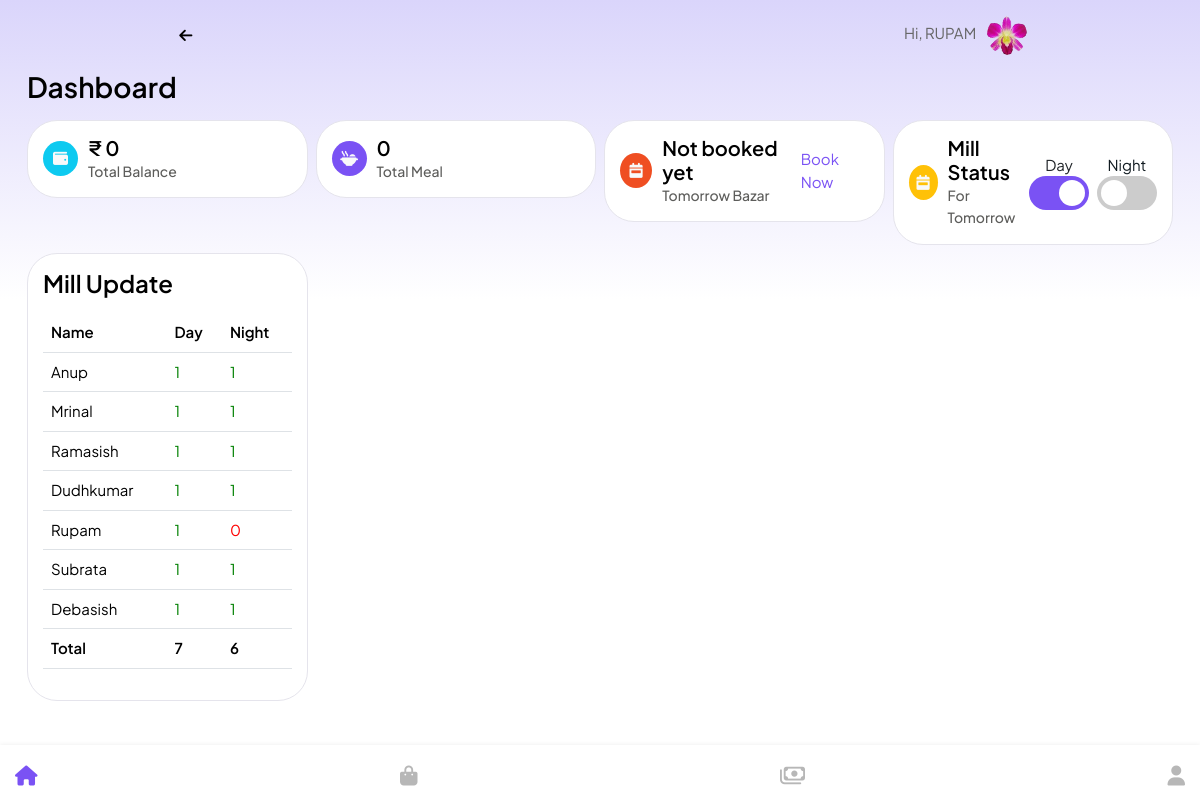
Before: /dashboard/ (signed in) with the older database file.
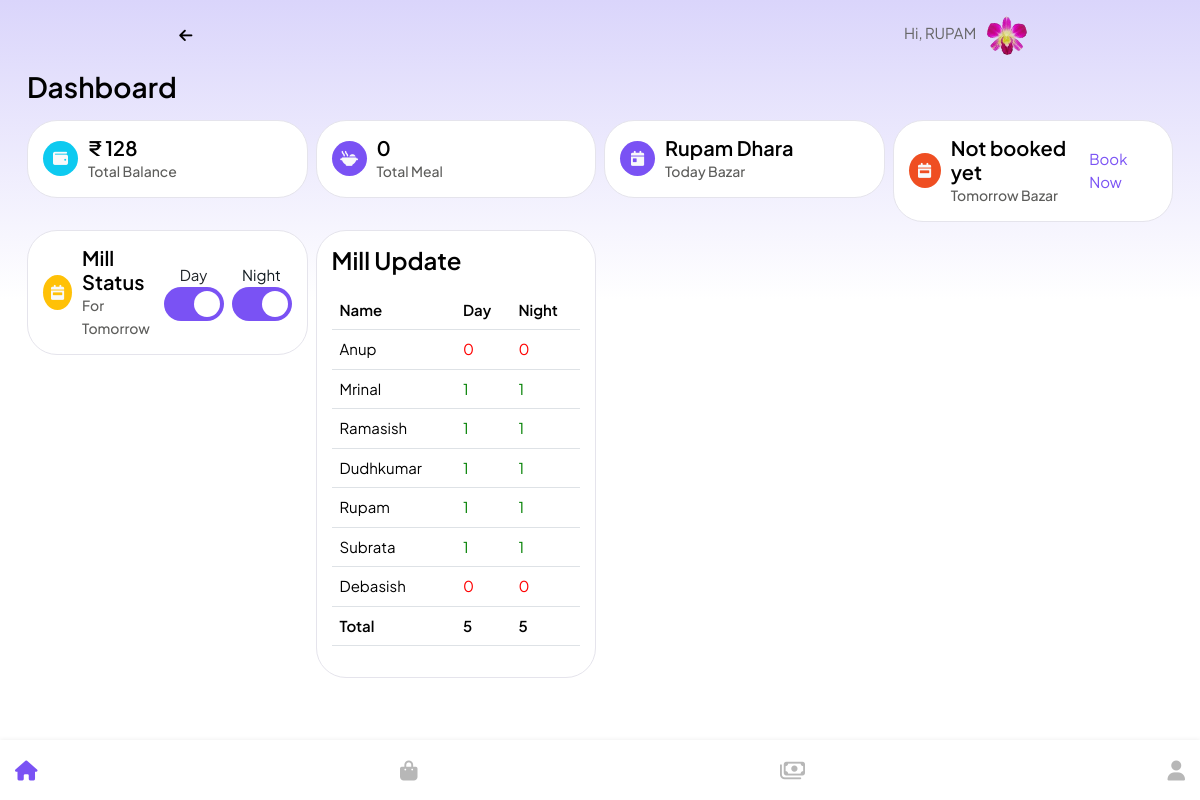
After: the same page with the newer database file.
### account/models.py (models this page shows, shortened)
class UserInfo(models.Model):
    user = models.OneToOneField(User, on_delete=models.CASCADE, primary_key=True)
    profile = models.ImageField(upload_to='profile/', null=True, blank=True)
    day = models.BooleanField(default=True)
    night = models.BooleanField(default=True)

### core/models.py (models this page shows, shortened)
class Bazar(models.Model):
    date = models.DateField(unique=True)
    user = models.ForeignKey(User, on_delete=models.CASCADE)
    amount = models.IntegerField()

### core/views.py (the view)
# urls.py: path('dashboard/', dashboard, name='dashboard'),
@login_required
def dashboard(request):
    bazars = Bazar.objects.filter(date__month=c_m, user_id=request.user.id)
    total_bazar = bazars.aggregate(Sum('amount'))['amount__sum'] if bazars else 0
    mills = Mill.objects.filter(user_id=request.user.id, date__month=c_m)
    total_mill = mills.aggregate(Sum('mill_count'))['mill_count__sum'] if mills else 0
    exps = Establish.objects.filter(date__month=c_m, user_id=request.user.id)
    total_exp = exps.aggregate(Sum('amount'))['amount__sum'] if exps else 0
    total_diposit = total_bazar+total_exp
    upc_bazar = Bazar.objects.filter(date__month=c_m, date__gt=datetime.now(), user_id=request.user.id, amount=0)
    try:
        today_bazar = Bazar.objects.get(date=datetime.today())
    except Bazar.DoesNotExist:
        today_bazar = ''
    tmr_bazar = Bazar.objects.filter(date__month=c_m, date__day=datetime.now().day+1)
    userinfo = UserInfo.objects.get(user_id=request.user.id)
    infos = UserInfo.objects.all()
    day_count = UserInfo.objects.filter(day=True).count()
    night_count = UserInfo.objects.filter(night=True).count()
    try:
        bill = Bill.objects.get(date__month=datetime.now().month-1, user=request.user)
    except Bill.DoesNotExist:
        bill = ''
    data = {
        'total_diposit' : total_diposit,
        'total_mill' : total_mill,
        'upc_bazar' : upc_bazar,
        'today_bazar' : today_bazar,
        'tmr_bazar' : tmr_bazar,
        'day' : userinfo.day,
        'night' : userinfo.night,
        'bill' : bill,
        'infos': infos,
        'day_count' : day_count,
        'night_count' : night_count
    }
    return render(request, 'dashboard.html', data)

### core/templatetags/my_tag.py (called while the page is built)
@register.filter
def get_profile_image(id):
    try:
        user = UserInfo.objects.get(user_id=id)
        return user.profile
    except UserInfo.DoesNotExist:
        return '/profile/user.jpg'

def get_day_after_5_days(date_str):
    date_obj = datetime.strptime(date_str, '%Y-%m-%d')
    new_date = date_obj + timedelta(days=5)
    return new_date.strftime('%B %d, %Y')

@register.filter(name='due_date')
def get_due_date(id):
    bill = Bill.objects.get(id=id)
    date = f'{bill.date.year}-{bill.date.month}-{bill.date.day}'
    due_date = get_day_after_5_days(date)
    return due_date

### templates/dashboard.html (shortened to what this page needs)
{% extends 'base.html' %}
{% load my_tag %}
{% block 'content' %}
    <div class="entry-content">
        <div class="container">
            <div class="d-flex justify-content-between">
                <h2>Dashboard</h2>
            </div>
            <div class="row g-2 mb-4">
                <div class="col-6 col-md-3">
                    <div class="card">
                        <div class="card-body dash-box">
                            <div class="icn bg-info text-light"><i class="fa-solid fa-wallet"></i></div>
                            <div>
                                <h6 class="mb-0">₹ {{ total_diposit }}</h6>
                                <span>Total Balance</span>
                            </div>
                        </div>
                    </div>
                </div>
                <div class="col-6 col-md-3">
                    <div class="card">
                        <div class="card-body dash-box">
                            <div class="icn bg-primary"><i class="fa-solid fa-pot-food text-light"></i></div>
                            <div>
                                <h6 class="mb-0">{{ total_mill }}</h6>
                                <span>Total Meal</span>
                            </div>
                        </div>
                    </div>
                </div>
                {% if today_bazar %}
                <div class="col-12 col-md-3">
                        <div class="card">
                            <div class="card-body dash-box">
                                <div class="icn bg-primary"><i class="fa-solid fa-calendar-day text-light"></i></div>
                                <div>
                                    <h6 class="mb-0">{{ today_bazar.user.first_name }} {{ today_bazar.user.last_name }}</h6>
                                    <span>Today Bazar</span>
                                </div>
                            </div>
                        </div>
                    </div>
                {% endif %}
                {% if tmr_bazar %}
                    <div class="col-12 col-md-3">
                        <div class="card">
                            <div class="card-body dash-box">
                                <div class="icn bg-orange"><i class="fa-solid fa-calendar-week text-light"></i></div>
                                <div>
                                    <h6 class="mb-0">{{ tmr_bazar.first.user.first_name }} {{ tmr_bazar.first.user.last_name }}</h6>
                                    <span>Tomorrow Bazar</span>
                                </div>
                            </div>
                        </div>
                    </div>
                {% else %}
                    <div class="col-12 col-md-3">
                        <div class="card">
                            <div class="card-body d-flex align-items-center justify-content-between">
                                <div class="dash-box">
                                    <div class="icn bg-orange"><i class="fa-solid fa-calendar-week text-light"></i></div>
                                    <div>
                                        <h6 class="mb-0">Not booked yet</h6>
                                        <span>Tomorrow Bazar</span>
                                    </div>
                                </div>
                                <div class="">
                                    <a href="{% url 'quick-book' %}">Book Now</a>
                                </div>
                            </div>
                        </div>
                    </div>
                {% endif %}
                <div class="col-12 col-md-3">
                    <div class="card">
                        <div class="card-body d-flex align-items-center justify-content-between">
                            <div class="dash-box">
                                <div class="icn bg-warning"><i class="fa-solid fa-calendar-week text-light"></i></div>
                                <div>
                                    <h6 class="mb-0">Mill Status</h6>
                                    <span>For Tomorrow</span>
                                </div>
                            </div>
                            <div class="d-flex text-center">
                                <div class="me-2">Day  <br><label class="switch">
                                    <span class="slider round"></span>
                                    </label></div>
                                <p>Night <br><label class="switch">
                                    <span class="slider round"></span>
                                    </label></p>
                            </div>
                        </div>
                    </div>
                </div>
                <div class="col-12 col-md-3">
                    <div class="card">
                        <div class="card-body ">
                            <h6>Mill Update</h6>
                            <table class="table">
                                <tr>
                                    <th>Name</th>
                                    <th>Day</th>
                                    <th>Night</th>
                                </tr>
                                {% for info in infos %}
                                    <tr>
                                        <td>{{info.user.first_name}}</td>
                                        <td>
                                        {% if info.day == True %}
                                            <span style="color: green;">1</span>
                                        {% else %}
                                            <span style="color: red;">0</span>
                                        {% endif %}
                                            </td>
                                            <td>
                                                {% if info.night == True %}
                                                    <span style="color: green;">1</span>
                                                {% else %}
                                                    <span style="color: red;">0</span>
                                                {% endif %}
                                            </td>
                                    </tr>
                                {% endfor %}
                                <tr>
                                    <th>Total</th>
                                    <th>{{ day_count }}</th>
                                    <th>{{night_count}}</th>
                                </tr>
                            </table>
                        </div>
                    </div>
                </div>
            </div>
        </div>
    </div>
{% endblock 'content' %}

### templates/base.html (shortened to what this page needs)
{% load my_tag %}
<!DOCTYPE html>
<html>
<head>
	<link rel="stylesheet" type="text/css" href="/static/css/bootstrap.css">
	<link rel="stylesheet" type="text/css" href="/static/fontawesome/css/all.css">
    <link rel="stylesheet" href="//code.jquery.com/ui/1.13.2/themes/base/jquery-ui.css">
	<link rel="stylesheet" type="text/css" href="/static/css/style.css">
</head>
<body>
    <main class="site">
        <div class="page-content">
            <div class="container">
                <div class="row justify-content-center">
                    <div class="col-md-9">
                        <div class="d-flex justify-content-between align-items-center page-header">
                            <div class="page-title">
                                <button id="backbtn"><i class="fa-solid fa-arrow-left"></i></button>
                            </div>
                            <div class="profile">
                                <span class="me-2">Hi, <span class="text-uppercase">{{ request.user.first_name }}</span></span><a href="{% url 'profile' %} "> <img src="/uploads/{{ request.user.id|get_profile_image }}" alt=""></a>
                            </div>
                        </div>
                    </div>
                </div>
            </div>
            {% block 'content' %}{% endblock 'content' %}
            <div class="page-footer">
                <ul class="icons">
                    {% with request.resolver_match.url_name as ur %}
                        <li><a href="{% url 'dashboard' %}" class="{% if ur == 'dashboard' %}active{% endif %}"><i class="fa-solid fa-house"></i></a></li>
                        <li><a href="{% url 'bazar-list' %}" class="{% if ur == 'bazar-add' or ur == 'bazar-book' or ur == 'bazar-list' %}active{% endif %}"><i class="fa-solid fa-bag-shopping"></i></a></li>
                        <li><a href="{% url 'est-list' %}" class="{% if ur == 'est-list' %}active{% endif %}"><i class="fa-regular fa-money-bills"></i></a></li>
                        <li><a href="{% url 'profile' %}" class="{% if ur == 'profile' %}active{% endif %}"><i class="fa-solid fa-user"></i></a></li>
                    {% endwith %}
                </ul>
            </div>
        </div>
    </main>
</body>
</html>

### static/css/style.css (style rules this page uses)
body { margin: 0; padding: 0; color: #111B21; font-family: "Plus Jakarta Sans", sans-serif; font-size: 15px; color: #656565; }
p { color: #111B21; }
p:last-child { margin-bottom: 0; }
a { text-decoration: none; color: #7a52f4; }
img { max-width: 100%; height: auto; }
h2 { font-size: 28px; }
h6 { font-size: 24px; }
h2, h3, h4, h5, h6 { font-family: "Plus Jakarta Sans", sans-serif; line-height: 1.2; color: #000; font-weight: 600; margin-bottom: 16px; }
.container { max-width: 1170px; }
.bg-primary { background-color: #7a52f4 !important; }
.bg-orange { background-color: #ef4e22 !important; }
.table th { font-weight: 600; }
.card { border-radius: 30px; border: 0.5px solid #e5e4ec; }
.card-body { padding: 15px 15px; }
.page-header { padding: 15px 0; top: 0; width: 100%; }
.profile img { width: 40px; height: 40px; border-radius: 50%; -o-object-fit: cover; object-fit: cover; -o-object-position: top center; object-position: top center; }
.page-footer { position: fixed; width: 100%; bottom: 0; padding: 15px 15px; box-shadow: 0 0 5px #ececec; overflow: hidden; background-color: #fff; }
.icons { list-style: none; display: flex; justify-content: space-between; padding-left: 0; margin-bottom: 0; }
.icons li a { font-size: 20px; color: #b7b7b7; }
.icons li a:hover, .icons li a.active { color: #7a52f4; }
#backbtn { background-color: transparent; border: none; margin-right: 15px; }
.entry-content { padding: 0px 0 20px; margin: 0 0 60px; position: relative; }
.entry-content::before { content: ""; display: block; width: 100%; height: 300px; background: linear-gradient(to bottom, #DAD5FB, #fff); position: absolute; top: -70px; left: 0; z-index: -1; }
.dash-box { display: flex; align-items: center; gap: 10px; }
.dash-box .icn { width: 35px; height: 35px; display: flex; align-items: center; justify-content: center; border-radius: 50%; }
.dash-box span { color: #5d5d5b; font-size: 14px; font-weight: 500; }
.dash-box h6 { font-size: 20px; }
.switch { position: relative; display: inline-block; width: 60px; height: 34px; }
.slider { position: absolute; cursor: pointer; top: 0; left: 0; right: 0; bottom: 0; background-color: #ccc; transition: 0.4s; }
.slider:before { position: absolute; content: ""; height: 26px; width: 26px; left: 4px; bottom: 4px; background-color: #fff; transition: 0.4s; }
input:checked + .slider { background-color: #7a52f4; }
input:checked + .slider:before { transform: translateX(26px); }
.slider.round { border-radius: 34px; }
.slider.round:before { border-radius: 50%; }

Changed rows visible on the page:
added Bazar: user.first_name "Rupam", user.last_name "Dhara"
changed UserInfo "Anup": day "1" → "0"; night "1" → "0"
changed UserInfo "Rupam": night "0" → "1"
changed UserInfo "Debasish": day "1" → "0"; night "1" → "0"
Other visible differences:
{{ total_diposit }}: "0" → "128"
{{ day_count }}: "7" → "5"
{{ night_count }}: "6" → "5"
text now shown: "Today Bazar"
